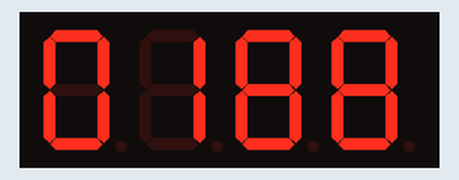
The sketch below on a simulated Arduino Uno, built with avr-gcc and run on an emulated ATmega328P. On the bench: 4-digit seven-segment display. Wiring (inferred from the names in the program): 4-digit 7-segment display, segments lit when HIGH: segments pin 12, pin 8, pin 5, pin 3, pin 2, pin 11, pin 6; digit selects pin 13, pin 10, pin 9, pin 7. The segment pins are drawn as the display they are named for.

Above: at 0.89 s.
At 5.65 s:
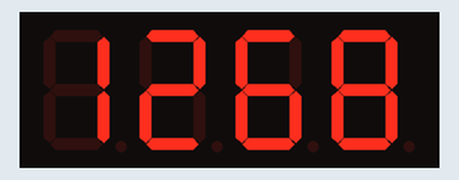
At 9.27 s:
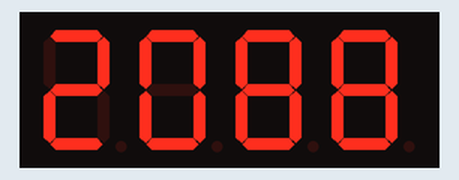
At 19.07 s:
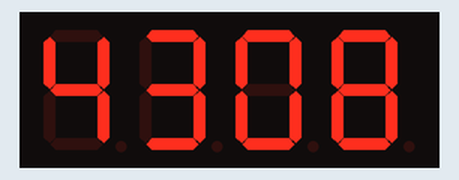
At 29.22 s:
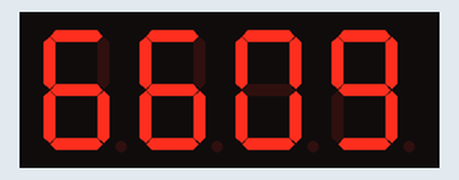
At 36.99 s:
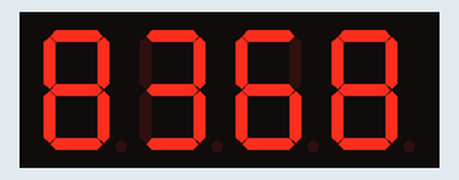

The sketch:

seven_segment_led10.ino
```cpp
const int anode_pins[] = {12, 8, 5, 3, 2, 11, 6};    // アノードに接続するArduinoのピン
const int cathode_pins[] = {7, 9, 10, 13};  // カソードに接続するArduinoのピン
const int number_of_anode_pins = sizeof(anode_pins) / sizeof(anode_pins[0]);
const int number_of_cathode_pins = sizeof(cathode_pins) / sizeof(cathode_pins[0]);

const int digits[] = {
  0b00111111, // 0
  0b00000110, // 1
  0b01011011, // 2
  0b01001111, // 3
  0b01100110, // 4
  0b01101101, // 5
  0b01111101, // 6
  0b00100111, // 7
  0b01111111, // 8
  0b01101111, // 9
};

// 1桁の数字(n)を表示する
void display_number (int n) {
  for (int i = 0; i < number_of_anode_pins; i++) {
    digitalWrite(anode_pins[i], digits[n] & (1 << i) ? HIGH : LOW);
  }
}

// アノードをすべてLOWにする
void clear_segments() {
  for (int j = 0; j < number_of_anode_pins; j++) {
    digitalWrite(anode_pins[j], LOW);
  }
}

void display_numbers (int n) {
  for (int i = 0; i < number_of_cathode_pins; i++) {
    digitalWrite(cathode_pins[i], LOW);
    display_number(n % 10); // 最後の一桁を表示する
    delay(1);
    clear_segments();
    digitalWrite(cathode_pins[i], HIGH);
    n = n / 10; // 10で割る
  }
}

// setup()　は，最初に一度だけ実行される
void setup() {
  for (int i = 0; i < number_of_anode_pins; i++) {
    pinMode(anode_pins[i], OUTPUT);  // anode_pinsを出力モードに設定する
  }
  for (int i = 0; i < number_of_cathode_pins; i++) {
    pinMode(cathode_pins[i], OUTPUT);  // cathode_pinを出力モードに設定する
    digitalWrite(cathode_pins[i], HIGH);
  }
}

void loop () {
  for (int i = 0; i < 10000; i++) {
    display_numbers(i);
  }
}
```
